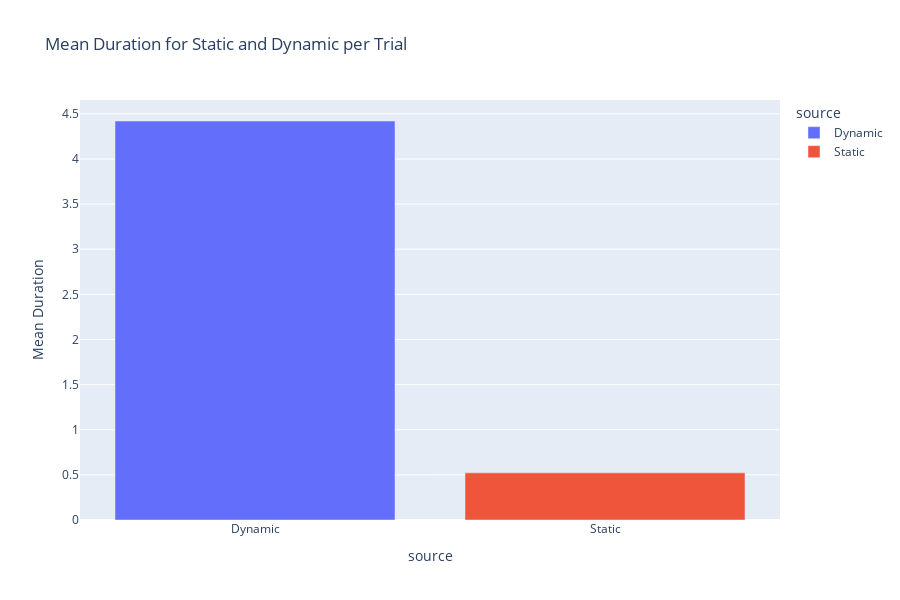

The cell this chart's notebook holds for it:
### Code cell
df = pd.read_csv('sudan-war.scraping-time.csv')

# Group by 'trial_number' and 'source' and calculate the mean duration
df_mean = df.groupby('source', as_index=False)['duration'].mean()

# Create bar plot for the mean duration
fig = px.bar(
    df_mean,
    x="source",
    y="duration",
    color="source",
    height=600,  # Set the height of the plot
    labels={'trial_number': 'Trial Number', 'duration': 'Mean Duration'},
    title="Mean Duration for Static and Dynamic per Trial",
)

# Show the plot
fig.show()

### Figure 1 — Plotly figure (JSON) as saved in the notebook; plotly's stock layout.template omitted (floating-point values rounded to 4 significant figures)
{"data": [{"alignmentgroup": "True", "hovertemplate": "source=%{x}<br>Mean Duration=%{y}<extra></extra>", "legendgroup": "Dynamic", "marker": {"color": "#636efa", "pattern": {"shape": ""}}, "name": "Dynamic", "offsetgroup": "Dynamic", "orientation": "v", "showlegend": true, "textposition": "auto", "type": "bar", "x": ["Dynamic"], "xaxis": "x", "y": [4.421], "yaxis": "y"}, {"alignmentgroup": "True", "hovertemplate": "source=%{x}<br>Mean Duration=%{y}<extra></extra>", "legendgroup": "Static", "marker": {"color": "#EF553B", "pattern": {"shape": ""}}, "name": "Static", "offsetgroup": "Static", "orientation": "v", "showlegend": true, "textposition": "auto", "type": "bar", "x": ["Static"], "xaxis": "x", "y": [0.5223], "yaxis": "y"}], "layout": {"barmode": "relative", "height": 600, "legend": {"title": {"text": "source"}, "tracegroupgap": 0}, "title": {"text": "Mean Duration for Static and Dynamic per Trial"}, "xaxis": {"anchor": "y", "categoryarray": ["Dynamic", "Static"], "categoryorder": "array", "domain": [0, 1], "title": {"text": "source"}}, "yaxis": {"anchor": "x", "domain": [0, 1], "title": {"text": "Mean Duration"}}}}
